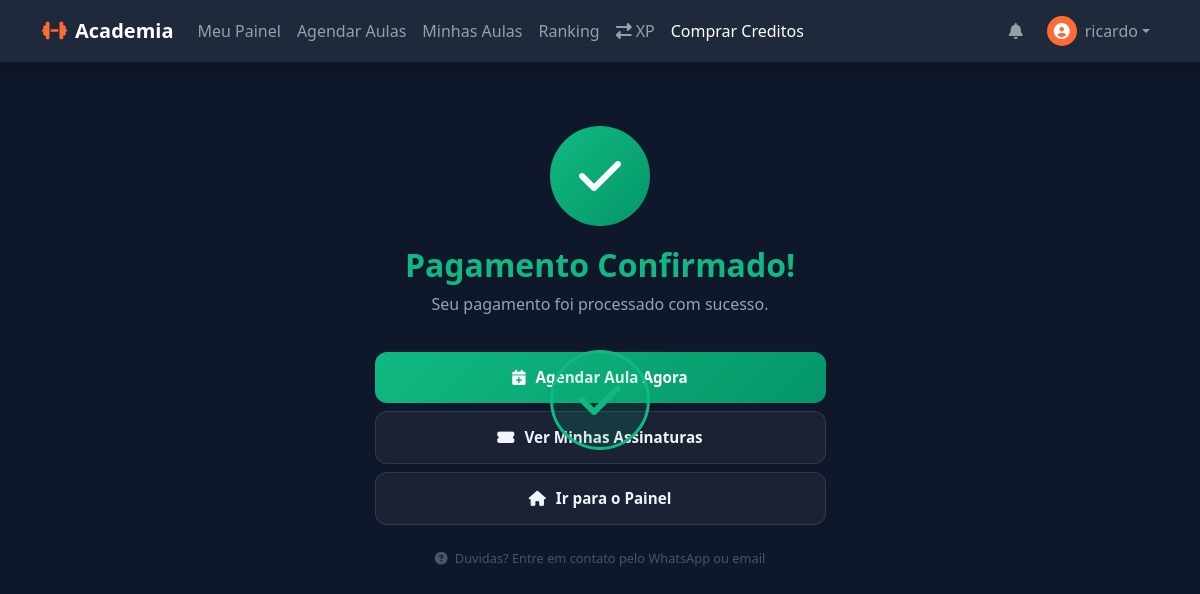
/shop/checkout/success (signed in), run on an earlier commit of the app's database.
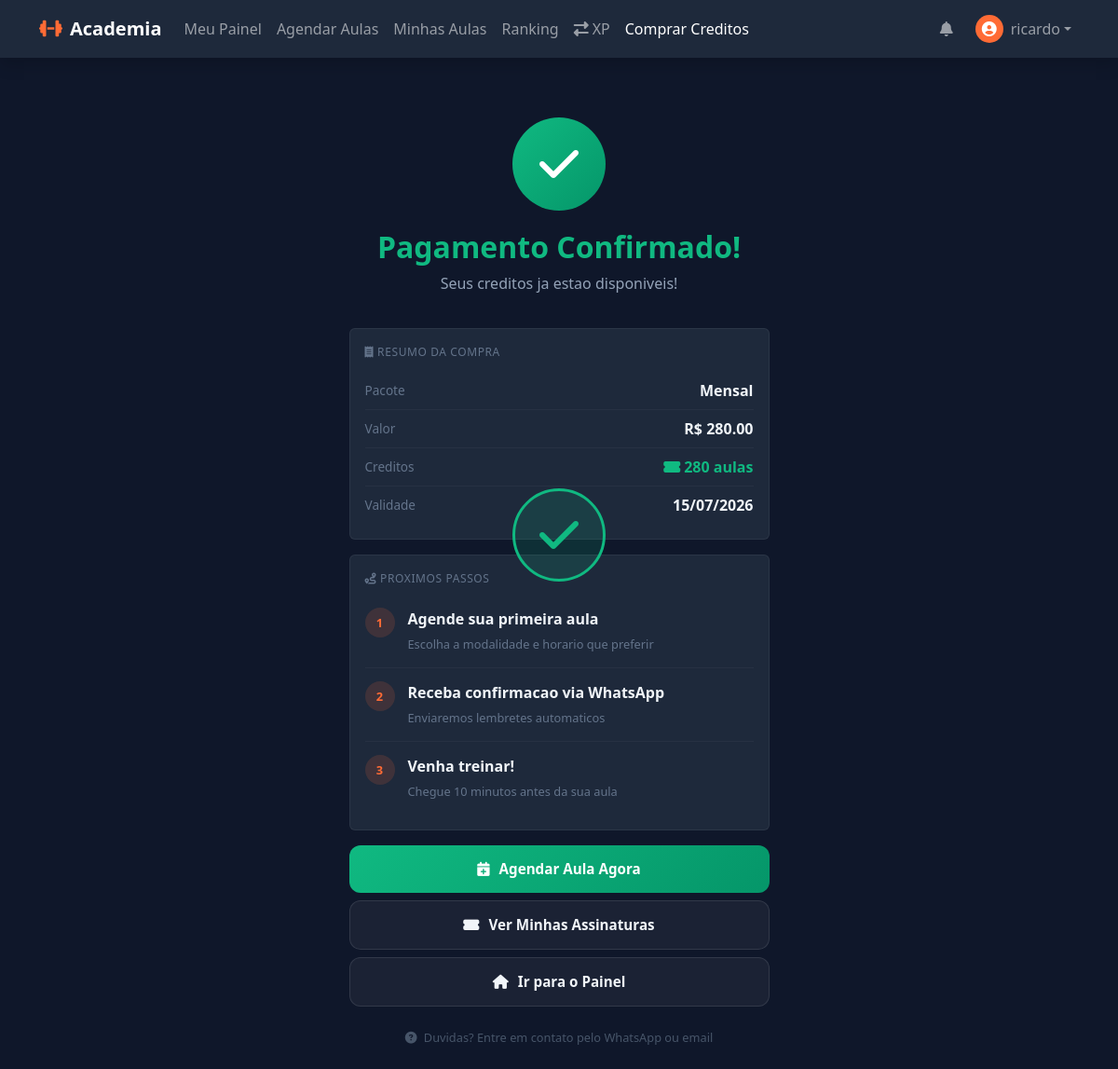
And on a later commit of the database.
### app/models/package.py (models this page shows, shortened)
class Package(db.Model):
    __tablename__ = 'packages'
    id = db.Column(db.Integer, primary_key=True)
    name = db.Column(db.String(100), nullable=False)
    description = db.Column(db.Text)
    credits = db.Column(db.Integer, nullable=False)
    price = db.Column(db.Numeric(10, 2), nullable=False)
    installments = db.Column(db.Integer, default=1)  # Quantas parcelas
    installment_price = db.Column(db.Numeric(10, 2))  # Preco por parcela
    validity_days = db.Column(db.Integer, nullable=False)  # Ex: 90 dias
    photo_url = db.Column(db.String(255))
    color = db.Column(db.String(7), default='#FF6B35')
    is_featured = db.Column(db.Boolean, default=False)  # Destaque
    display_order = db.Column(db.Integer, default=0)
    badge = db.Column(db.String(50))  # Ex: "MAIS VENDIDO", "NOVO"
    extra_benefits = db.Column(db.JSON)  # Ex: ["Toalha gratis", "Garrafinha"]
    is_recurring = db.Column(db.Boolean, default=False)  # Se é pacote recorrente
    recurring_interval_days = db.Column(db.Integer, default=30)  # Intervalo entre cobranças
    welcome_xp_bonus = db.Column(db.Integer, default=0)  # Bônus XP na primeira compra
    is_active = db.Column(db.Boolean, default=True)
    created_at = db.Column(db.DateTime, default=datetime.utcnow)
    updated_at = db.Column(db.DateTime, default=datetime.utcnow, onupdate=datetime.utcnow)
    subscriptions = db.relationship('Subscription', backref='package', lazy=True)

### app/models/subscription.py (models this page shows, shortened)
class Subscription(db.Model):
    __tablename__ = 'subscriptions'
    id = db.Column(db.Integer, primary_key=True)
    user_id = db.Column(db.Integer, db.ForeignKey('users.id'), nullable=False)
    package_id = db.Column(db.Integer, db.ForeignKey('packages.id'), nullable=False)
    credits_total = db.Column(db.Integer, nullable=False)
    credits_used = db.Column(db.Integer, default=0)
    start_date = db.Column(db.Date, nullable=False)
    end_date = db.Column(db.Date, nullable=False)
    status = db.Column(db.Enum(SubscriptionStatus), default=SubscriptionStatus.ACTIVE)
    payment_status = db.Column(db.Enum(PaymentStatus), default=PaymentStatus.PENDING)
    blocked_at = db.Column(db.DateTime)
    block_reason = db.Column(db.String(255))
    is_recurring = db.Column(db.Boolean, default=False)  # Se é assinatura recorrente
    nupay_subscription_id = db.Column(db.String(100), nullable=True)  # ID da assinatura na NuPay
    recurring_status = db.Column(db.String(20), default='ACTIVE')  # ACTIVE, PAUSED, CANCELLED
    next_billing_date = db.Column(db.Date, nullable=True)  # Próxima cobrança
    last_billing_date = db.Column(db.Date, nullable=True)  # Última cobrança
    created_at = db.Column(db.DateTime, default=datetime.utcnow)
    updated_at = db.Column(db.DateTime, default=datetime.utcnow, onupdate=datetime.utcnow)
    user = db.relationship('User', backref='subscriptions')
    payments = db.relationship('Payment', backref='subscription', lazy=True, cascade='all, delete-orphan')
    bookings = db.relationship('Booking', backref='subscription', lazy=True)
    @property
    def credits_remaining(self):
        return self.credits_total - self.credits_used

### app/routes/shop.py (the view)
@shop_bp.route('/checkout/success')
@login_required
def checkout_success():
    subscription = Subscription.query.filter_by(
        user_id=current_user.id
    ).order_by(Subscription.created_at.desc()).first()
    return render_template('shop/success.html', subscription=subscription)

### app/models/notification.py (called while the page is built)
    @classmethod
    def get_unread_count(cls, user_id):
        return cls.query.filter_by(user_id=user_id, is_read=False).count()

### app/models/user.py (called while the page is built)
    @property
    def is_admin(self):
        return self.role == 'admin'

    @property
    def is_student(self):
        return self.role == 'student'

    @property
    def is_instructor(self):
        return self.role == 'instructor'

### app/templates/shop/success.html (shortened to what the changed rows need)
{% extends "base.html" %}
{% block content %}
<div class="container py-4">
    <div class="row justify-content-center">
        <div class="col-lg-5 col-md-8">
            <div class="success-hero">
                <div class="success-icon">
                    <i class="fas fa-check" style="font-size: 48px; color: white;"></i>
                </div>
                <h2 style="font-weight: 800; color: #10B981; margin-bottom: 8px;">Pagamento Confirmado!</h2>
                <p style="color: #94A3B8;">
                    {% if subscription %}Seus creditos ja estao disponiveis!{% else %}Seu pagamento foi processado com sucesso.{% endif %}
                </p>
            </div>
            {% if subscription %}
            <div class="card mb-3">
                <div class="card-body">
                    <div style="font-size: 0.75rem; color: #64748B; text-transform: uppercase; letter-spacing: 0.05em; margin-bottom: 12px;">
                        <i class="fas fa-receipt me-1"></i>Resumo da Compra
                    </div>
                    <div class="summary-row">
                        <span style="color: #64748B; font-size: 0.85rem;">Pacote</span>
                        <span style="font-weight: 600;">{{ subscription.package.name }}</span>
                    </div>
                    <div class="summary-row">
                        <span style="color: #64748B; font-size: 0.85rem;">Valor</span>
                        <span style="font-weight: 600;">R$ {{ "%.2f"|format(subscription.package.price) }}</span>
                    </div>
                    <div class="summary-row">
                        <span style="color: #64748B; font-size: 0.85rem;">Creditos</span>
                        <span style="font-weight: 600; color: #10B981;"><i class="fas fa-ticket-alt me-1"></i>{{ subscription.credits_remaining }} aulas</span>
                    </div>
                    <div class="summary-row">
                        <span style="color: #64748B; font-size: 0.85rem;">Validade</span>
                        <span style="font-weight: 600;">{{ subscription.end_date.strftime('%d/%m/%Y') }}</span>
                    </div>
                </div>
            </div>
            <div class="card mb-3">
                <div class="card-body">
                    <div style="font-size: 0.75rem; color: #64748B; text-transform: uppercase; letter-spacing: 0.05em; margin-bottom: 8px;">
                        <i class="fas fa-route me-1"></i>Proximos Passos
                    </div>
                    <div class="next-step">
                        <div class="step-num">1</div>
                        <div>
                            <strong style="display: block; margin-bottom: 2px;">Agende sua primeira aula</strong>
                            <span style="color: #64748B; font-size: 0.8rem;">Escolha a modalidade e horario que preferir</span>
                        </div>
                    </div>
                    <div class="next-step">
                        <div class="step-num">2</div>
                        <div>
                            <strong style="display: block; margin-bottom: 2px;">Receba confirmacao via WhatsApp</strong>
                            <span style="color: #64748B; font-size: 0.8rem;">Enviaremos lembretes automaticos</span>
                        </div>
                    </div>
                    <div class="next-step">
                        <div class="step-num">3</div>
                        <div>
                            <strong style="display: block; margin-bottom: 2px;">Venha treinar!</strong>
                            <span style="color: #64748B; font-size: 0.8rem;">Chegue 10 minutos antes da sua aula</span>
                        </div>
                    </div>
                </div>
            </div>
            {% endif %}
        </div>
    </div>
</div>
{% endblock %}

What changed in the data, as far as the page shows it:
now on this page (row unchanged): Package: package.name "Mensal", package.price "280.00"
added Subscription: credits_remaining "280", end_date "15/07/2026"
Also different on the page:
text no longer shown: "Seu pagamento foi processado com sucesso."
text now shown: "Seus creditos ja estao disponiveis! RESUMO DA COMPRA Pacote Valor R$ Creditos aulas Validade PROXIMOS PASSOS 1 Agende sua primeira aula Escolha a modalidade e horario que preferir 2 Receba confirmacao via WhatsApp Enviaremos lembretes automaticos 3 Venha treinar! Chegue 10 minutos antes da sua aula"
